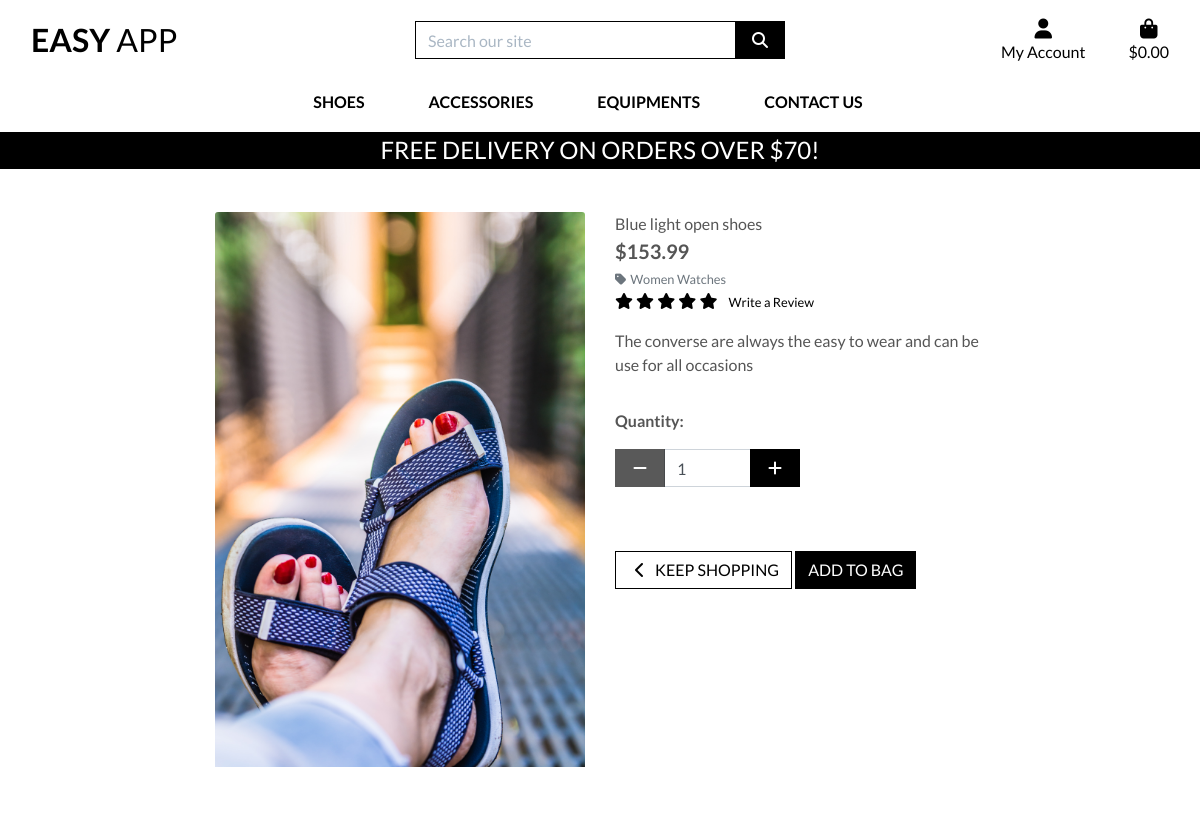
Page /products/3/ on the committed database.
### products/models.py (models this page shows, shortened)
class Product(models.Model):
    category = models.ForeignKey('Category', null=True, blank=True, on_delete=models.SET_NULL)
    sku = models.CharField(max_length=254, null=True, blank=True)
    name = models.CharField(max_length=254)
    description = models.TextField()
    has_sizes = models.BooleanField(default=False, null=True, blank=True)
    price = models.DecimalField(max_digits=6, decimal_places=2)
    rating = models.DecimalField(max_digits=6, decimal_places=2, null=True, blank=True)
    image_url = models.URLField(max_length=1024, null=True, blank=True)
    image = models.ImageField(null=True, blank=True)

class Category(models.Model):
    class Meta:
        verbose_name_plural = 'Categories'
    name = models.CharField(max_length=254)
    friendly_name = models.CharField(max_length=254, null=True, blank=True)

### products/views.py (the view)
# urls.py: path('<int:product_id>/', views.product_detail, name='product_detail'),
def product_detail(request, product_id):
    product = get_object_or_404(Product, pk=product_id)
    comments = Comment.objects.filter(
        product_id=product_id).order_by('-create_at')
    if comments:
        ratings = comments.count()
        rating_avg = comments.aggregate(Avg('rating'))
        rating = round(rating_avg.get('rating__avg'), 2)
        product.rating = rating
        product.save()
    else:
        ratings = 0
        rating = 0
    context = {
        'product': product,
        'comments': comments,
    }
    return render(request, 'products/product_detail.html', context)

### bag/contexts.py (called while the page is built, shortened)
def bag_contents(request):
    bag_items = []
    total = 0
    product_count = 0
    bag = request.session.get('bag', {})
    if total < settings.FREE_DELIVERY_THRESHOLD:
        delivery = total * Decimal(settings.STANDARD_DELIVERY_PERCENTAGE / 100)
        free_delivery_delta = settings.FREE_DELIVERY_THRESHOLD - total
    else:
        delivery = 0
        free_delivery_delta = 0
    grand_total = delivery + total
    context = {
        'bag_items': bag_items,
        'total': total,
        'product_count': product_count,
        'delivery': delivery,
        'free_delivery_delta': free_delivery_delta,
        'free_delivery_threshold': settings.FREE_DELIVERY_THRESHOLD,
        'grand_total': grand_total,
    }
    return context

### products/templates/products/product_detail.html (shortened to what this page needs)
{% extends "base.html" %}
{% load static %}
{% block page_header %}
    <div class="container header-container">
    </div>
{% endblock %}
{% block content %}
    <div class="overlay"></div>
    <div class="container-fluid">
        <div class="row">
            <div class="col-12 col-md-6 col-lg-4 offset-lg-2">
                <div class="image-container my-5">
                    {% if product.image %}
                        <a href="{{ product.image.url }}" target="_blank">
                            <img class="card-img-top img-fluid" src="{{ product.image.url }}" alt="{{ product.name }}">
                        </a>
                        {% else %}
                        <a href="">
                            <img class="card-img-top img-fluid" src="{{ MEDIA_URL }}noimage.png" alt="{{ product.name }}">
                        </a>
                    {% endif %}
                </div>
            </div>
            <div class="col-12 col-md-6 col-lg-4">
                <div class="product-details-container mb-5 mt-md-5">
                    <p class="mb-0">{{ product.name }}</p>
                    <p class="lead mb-0 text-left font-weight-bold">${{ product.price }}</p>
                    {% if product.category %}
                    <p class="small mt-1 mb-0">
                        <a class="text-muted" href="{% url 'products' %}?category={{ product.category.name }}">
                            <i class="fas fa-tag mr-1"></i>{{ product.category.friendly_name }}
                        </a>
                    </p>
                    {% endif %}
                    <a href="#reviews-section" class="unstyled fs-6" id="review-link">
                        <p class="content-text text-black">{% include 'products/includes/stars.html' %}
                            <small class="px-2">
                                {% if rating %}
                                    <strong>{{ rating }}</strong>  ({{ ratings }}
                                        {% if ratings > 1 %}
                                            Reviews
                                        {% else %}
                                            Review
                                        {% endif %})
                                {% else %}
                                    Write a Review
                                {% endif %}
                            </small>
                        </p>
                    </a>
                    <p class="mt-3">{{ product.description }}</p>
                    <form class="form" action="{% url 'add_to_bag' product.id %}" method="POST">
                        <div class="form-row">
                            {% with product.has_sizes as s %}
                            <div class="col-12">
                                <p class="mt-3"><strong>Quantity:</strong></p>
                                <div class="form-group w-50">
                                    <div class="input-group">
                                        <div class="input-group-prepend">
                                            <button class="decrement-qty btn btn-black rounded-0"
                                                data-item_id="{{ product.id }}" id="decrement-qty_{{ product.id }}">
                                                <span class="icon">
                                                    <i class="fas fa-minus"></i>
                                                </span>
                                            </button>
                                        </div>
                                        <input class="form-control qty_input" type="number"
                                            name="quantity" value="1" min="1" max="99"
                                            data-item_id="{{ product.id }}"
                                            id="id_qty_{{ product.id }}">
                                        <div class="input-group-append">
                                            <button class="increment-qty btn btn-black rounded-0"
                                                data-item_id="{{ product.id }}" id="increment-qty_{{ product.id }}">
                                                <span class="icon">
                                                    <i class="fas fa-plus"></i>
                                                </span>
                                            </button>
                                        </div>
                                    </div>
                                </div>
                            </div>
                            <div class="col{% if s %}-12 mt-2{% endif %}">
                                <a href="{% url 'products' %}" class="btn btn-outline-black rounded-0 mt-5">
                                    <span class="icon">
                                        <i class="fas fa-chevron-left"></i>
                                    </span>
                                    <span class="text-uppercase">Keep Shopping</span>
                                </a>
                                <input type="submit" class="btn btn-black rounded-0 text-uppercase mt-5" value="Add to Bag">
                            </div>
                            {% endwith %}
                        </div>
                    </form>
                </div>
            </div>
        </div>
    </div>
{% endblock %}

### static/css/base.css (style rules this page uses)
html { height: 100%; }
body { background: url('/media/homepage_background_cropped.jpg') no-repeat center center fixed; background-size: cover; height: calc(100vh - 164px); color: #555; font-family: 'Lato'; }
.icon { align-items: center; display: inline-flex; justify-content: center; height: 1.5rem; width: 1.5rem; }
.btn-black { background: black; color: white; }
.btn-outline-black { background: white; color: black !important; border: 1px solid black; }
.text-black { color: #000 !important; }
.overlay { height: 100%; width: 100%; top: 0; left: 0; position: fixed; background: white; z-index: -1; }
@media (min-width: 1200px) { .container { max-width: 80%; } }
@media (min-width: 992px) { .header-container { padding-top: 164px; } }

### rows in the picture
Product: image (picture), name "Blue light open shoes", price "153.99", category.friendly_name "Women Watches", description "The converse are always the easy to wear and can be use for all occasions"

### other values in the picture
{{ free_delivery_threshold }} "70"
